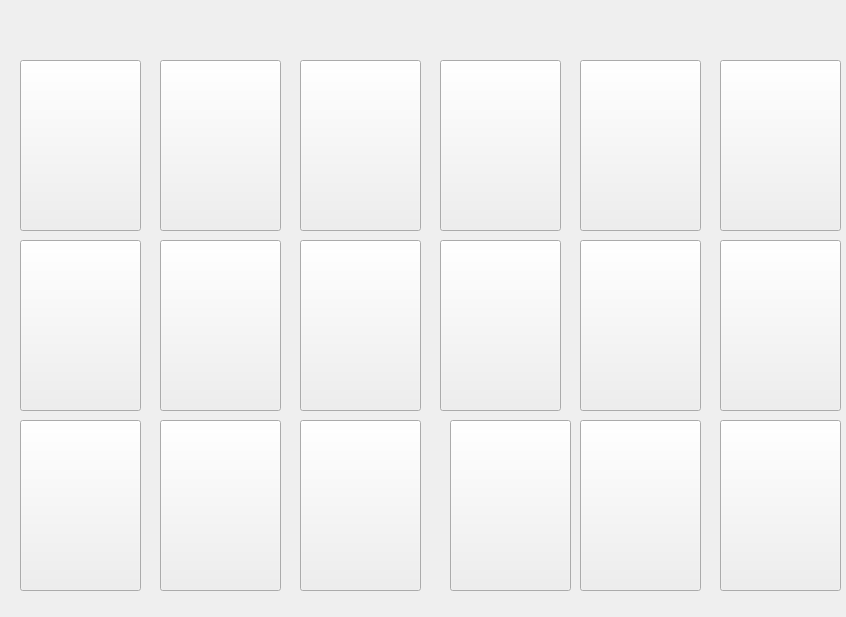
<?xml version="1.0" encoding="UTF-8"?>
<ui version="4.0">
 <class>fmain</class>
 <widget class="QWidget" name="fmain">
  <property name="geometry">
   <rect>
    <x>0</x>
    <y>0</y>
    <width>846</width>
    <height>617</height>
   </rect>
  </property>
  <property name="windowTitle">
   <string>Jogo da memória Fair Trade</string>
  </property>
  <widget class="QPushButton" name="btReset">
   <property name="geometry">
    <rect>
     <x>760</x>
     <y>10</y>
     <width>44</width>
     <height>40</height>
    </rect>
   </property>
   <property name="toolTip">
    <string>Reiniciar jogo</string>
   </property>
   <property name="styleSheet">
    <string notr="true">border-radius:25</string>
   </property>
   <property name="text">
    <string/>
   </property>
   <property name="icon">
    <iconset>
     <normaloff>Img/restart.png</normaloff>Img/restart.png</iconset>
   </property>
   <property name="iconSize">
    <size>
     <width>40</width>
     <height>40</height>
    </size>
   </property>
  </widget>
  <widget class="QPushButton" name="bt_1">
   <property name="geometry">
    <rect>
     <x>20</x>
     <y>60</y>
     <width>121</width>
     <height>171</height>
    </rect>
   </property>
   <property name="text">
    <string/>
   </property>
   <property name="icon">
    <iconset>
     <normaloff>Img/baralho.png</normaloff>Img/baralho.png</iconset>
   </property>
   <property name="iconSize">
    <size>
     <width>151</width>
     <height>171</height>
    </size>
   </property>
  </widget>
  <widget class="QPushButton" name="bt_2">
   <property name="geometry">
    <rect>
     <x>160</x>
     <y>60</y>
     <width>121</width>
     <height>171</height>
    </rect>
   </property>
   <property name="text">
    <string/>
   </property>
   <property name="icon">
    <iconset>
     <normaloff>Img/baralho.png</normaloff>Img/baralho.png</iconset>
   </property>
   <property name="iconSize">
    <size>
     <width>151</width>
     <height>171</height>
    </size>
   </property>
  </widget>
  <widget class="QPushButton" name="bt_3">
   <property name="geometry">
    <rect>
     <x>300</x>
     <y>60</y>
     <width>121</width>
     <height>171</height>
    </rect>
   </property>
   <property name="text">
    <string/>
   </property>
   <property name="icon">
    <iconset>
     <normaloff>Img/baralho.png</normaloff>Img/baralho.png</iconset>
   </property>
   <property name="iconSize">
    <size>
     <width>151</width>
     <height>171</height>
    </size>
   </property>
  </widget>
  <widget class="QPushButton" name="bt_4">
   <property name="geometry">
    <rect>
     <x>440</x>
     <y>60</y>
     <width>121</width>
     <height>171</height>
    </rect>
   </property>
   <property name="text">
    <string/>
   </property>
   <property name="icon">
    <iconset>
     <normaloff>Img/baralho.png</normaloff>Img/baralho.png</iconset>
   </property>
   <property name="iconSize">
    <size>
     <width>151</width>
     <height>171</height>
    </size>
   </property>
  </widget>
  <widget class="QPushButton" name="bt_5">
   <property name="geometry">
    <rect>
     <x>580</x>
     <y>60</y>
     <width>121</width>
     <height>171</height>
    </rect>
   </property>
   <property name="text">
    <string/>
   </property>
   <property name="icon">
    <iconset>
     <normaloff>Img/baralho.png</normaloff>Img/baralho.png</iconset>
   </property>
   <property name="iconSize">
    <size>
     <width>151</width>
     <height>171</height>
    </size>
   </property>
  </widget>
  <widget class="QPushButton" name="bt_6">
   <property name="geometry">
    <rect>
     <x>720</x>
     <y>60</y>
     <width>121</width>
     <height>171</height>
    </rect>
   </property>
   <property name="text">
    <string/>
   </property>
   <property name="icon">
    <iconset>
     <normaloff>Img/baralho.png</normaloff>Img/baralho.png</iconset>
   </property>
   <property name="iconSize">
    <size>
     <width>151</width>
     <height>171</height>
    </size>
   </property>
  </widget>
  <widget class="QPushButton" name="bt_7">
   <property name="geometry">
    <rect>
     <x>20</x>
     <y>240</y>
     <width>121</width>
     <height>171</height>
    </rect>
   </property>
   <property name="text">
    <string/>
   </property>
   <property name="icon">
    <iconset>
     <normaloff>Img/baralho.png</normaloff>Img/baralho.png</iconset>
   </property>
   <property name="iconSize">
    <size>
     <width>151</width>
     <height>171</height>
    </size>
   </property>
  </widget>
  <widget class="QPushButton" name="bt_8">
   <property name="geometry">
    <rect>
     <x>160</x>
     <y>240</y>
     <width>121</width>
     <height>171</height>
    </rect>
   </property>
   <property name="text">
    <string/>
   </property>
   <property name="icon">
    <iconset>
     <normaloff>Img/baralho.png</normaloff>Img/baralho.png</iconset>
   </property>
   <property name="iconSize">
    <size>
     <width>151</width>
     <height>171</height>
    </size>
   </property>
  </widget>
  <widget class="QPushButton" name="bt_9">
   <property name="geometry">
    <rect>
     <x>300</x>
     <y>240</y>
     <width>121</width>
     <height>171</height>
    </rect>
   </property>
   <property name="text">
    <string/>
   </property>
   <property name="icon">
    <iconset>
     <normaloff>Img/baralho.png</normaloff>Img/baralho.png</iconset>
   </property>
   <property name="iconSize">
    <size>
     <width>151</width>
     <height>171</height>
    </size>
   </property>
  </widget>
  <widget class="QPushButton" name="bt_10">
   <property name="geometry">
    <rect>
     <x>440</x>
     <y>240</y>
     <width>121</width>
     <height>171</height>
    </rect>
   </property>
   <property name="text">
    <string/>
   </property>
   <property name="icon">
    <iconset>
     <normaloff>Img/baralho.png</normaloff>Img/baralho.png</iconset>
   </property>
   <property name="iconSize">
    <size>
     <width>151</width>
     <height>171</height>
    </size>
   </property>
  </widget>
  <widget class="QPushButton" name="bt_11">
   <property name="geometry">
    <rect>
     <x>580</x>
     <y>240</y>
     <width>121</width>
     <height>171</height>
    </rect>
   </property>
   <property name="text">
    <string/>
   </property>
   <property name="icon">
    <iconset>
     <normaloff>Img/baralho.png</normaloff>Img/baralho.png</iconset>
   </property>
   <property name="iconSize">
    <size>
     <width>151</width>
     <height>171</height>
    </size>
   </property>
  </widget>
  <widget class="QPushButton" name="bt_12">
   <property name="geometry">
    <rect>
     <x>720</x>
     <y>240</y>
     <width>121</width>
     <height>171</height>
    </rect>
   </property>
   <property name="text">
    <string/>
   </property>
   <property name="icon">
    <iconset>
     <normaloff>Img/baralho.png</normaloff>Img/baralho.png</iconset>
   </property>
   <property name="iconSize">
    <size>
     <width>151</width>
     <height>171</height>
    </size>
   </property>
  </widget>
  <widget class="QPushButton" name="bt_13">
   <property name="geometry">
    <rect>
     <x>20</x>
     <y>420</y>
     <width>121</width>
     <height>171</height>
    </rect>
   </property>
   <property name="text">
    <string/>
   </property>
   <property name="icon">
    <iconset>
     <normaloff>Img/baralho.png</normaloff>Img/baralho.png</iconset>
   </property>
   <property name="iconSize">
    <size>
     <width>151</width>
     <height>171</height>
    </size>
   </property>
  </widget>
  <widget class="QPushButton" name="bt_14">
   <property name="geometry">
    <rect>
     <x>160</x>
     <y>420</y>
     <width>121</width>
     <height>171</height>
    </rect>
   </property>
   <property name="text">
    <string/>
   </property>
   <property name="icon">
    <iconset>
     <normaloff>Img/baralho.png</normaloff>Img/baralho.png</iconset>
   </property>
   <property name="iconSize">
    <size>
     <width>151</width>
     <height>171</height>
    </size>
   </property>
  </widget>
  <widget class="QPushButton" name="bt_15">
   <property name="geometry">
    <rect>
     <x>300</x>
     <y>420</y>
     <width>121</width>
     <height>171</height>
    </rect>
   </property>
   <property name="text">
    <string/>
   </property>
   <property name="icon">
    <iconset>
     <normaloff>Img/baralho.png</normaloff>Img/baralho.png</iconset>
   </property>
   <property name="iconSize">
    <size>
     <width>151</width>
     <height>171</height>
    </size>
   </property>
  </widget>
  <widget class="QPushButton" name="bt_16">
   <property name="geometry">
    <rect>
     <x>450</x>
     <y>420</y>
     <width>121</width>
     <height>171</height>
    </rect>
   </property>
   <property name="text">
    <string/>
   </property>
   <property name="icon">
    <iconset>
     <normaloff>Img/baralho.png</normaloff>Img/baralho.png</iconset>
   </property>
   <property name="iconSize">
    <size>
     <width>151</width>
     <height>171</height>
    </size>
   </property>
  </widget>
  <widget class="QPushButton" name="bt_17">
   <property name="geometry">
    <rect>
     <x>580</x>
     <y>420</y>
     <width>121</width>
     <height>171</height>
    </rect>
   </property>
   <property name="text">
    <string/>
   </property>
   <property name="icon">
    <iconset>
     <normaloff>Img/baralho.png</normaloff>Img/baralho.png</iconset>
   </property>
   <property name="iconSize">
    <size>
     <width>151</width>
     <height>171</height>
    </size>
   </property>
  </widget>
  <widget class="QPushButton" name="bt_18">
   <property name="geometry">
    <rect>
     <x>720</x>
     <y>420</y>
     <width>121</width>
     <height>171</height>
    </rect>
   </property>
   <property name="text">
    <string/>
   </property>
   <property name="icon">
    <iconset>
     <normaloff>Img/baralho.png</normaloff>Img/baralho.png</iconset>
   </property>
   <property name="iconSize">
    <size>
     <width>151</width>
     <height>171</height>
    </size>
   </property>
  </widget>
 </widget>
 <resources/>
 <connections/>
</ui>
